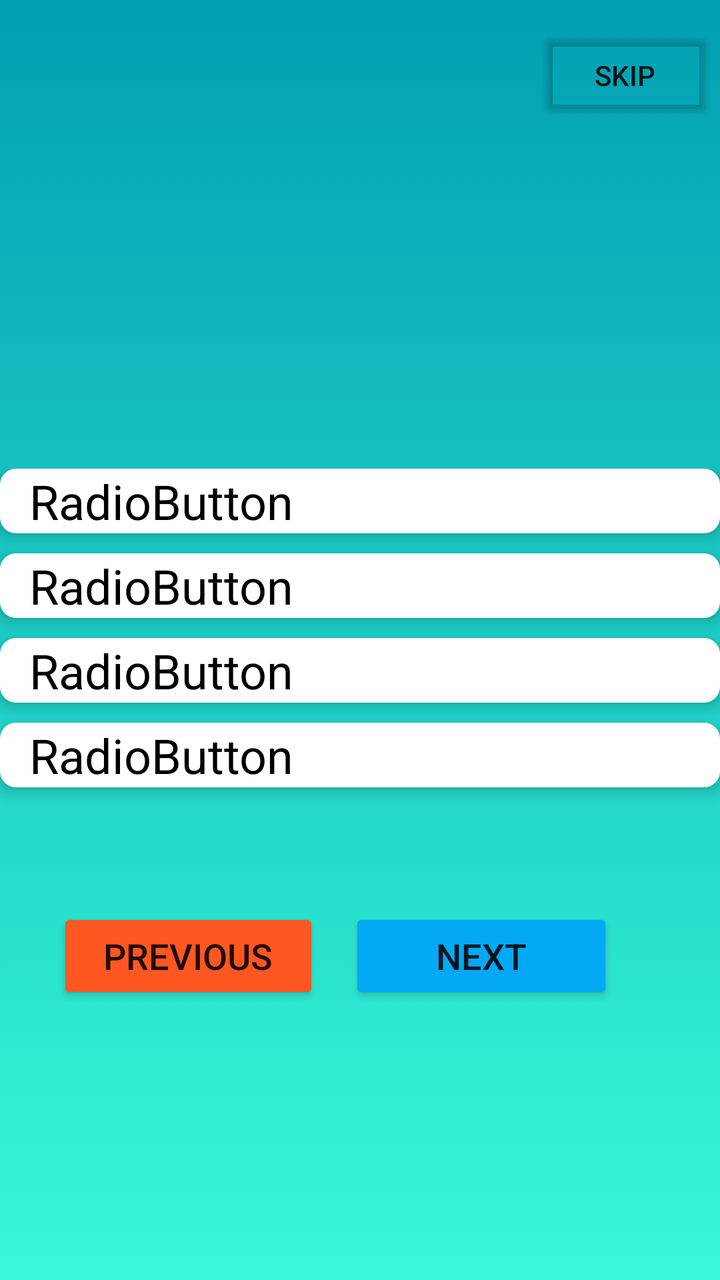
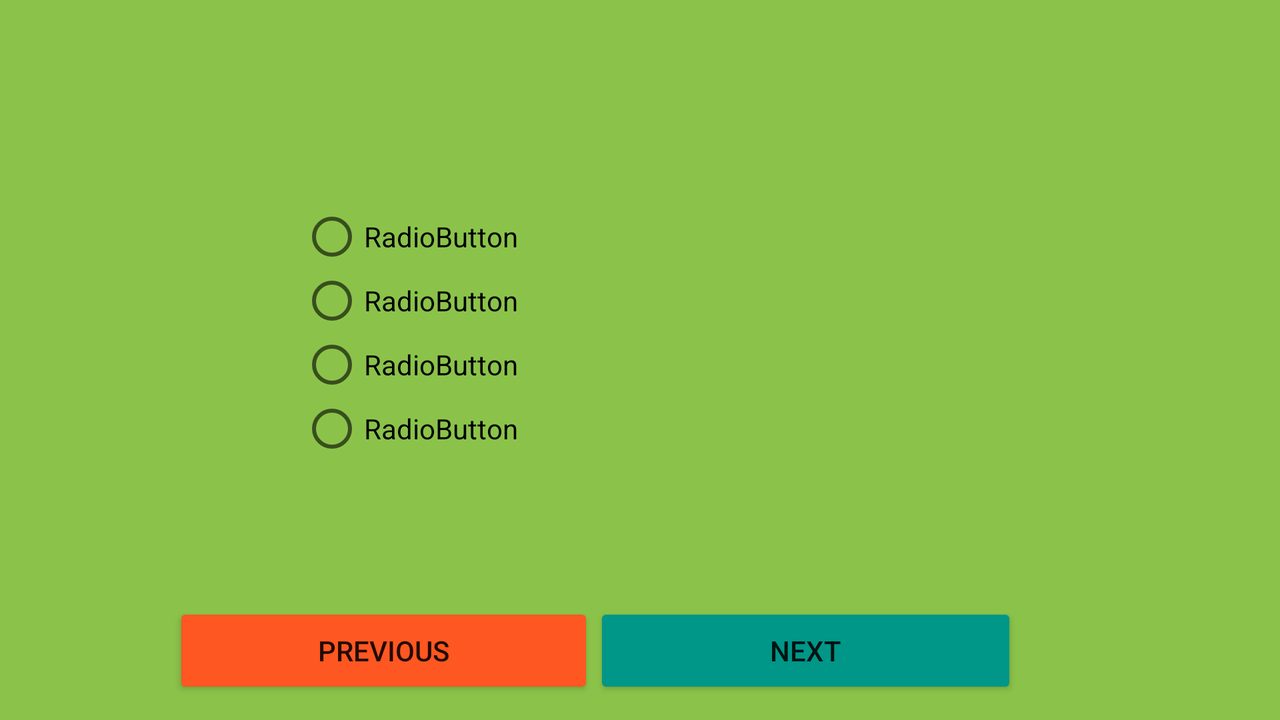

Two renders of one Android screen. The first uses the default layout on a phone; the second uses the alternative layout the repository ships for a different screen configuration, on a matching device. The two XML files are below.
<!-- AndroidManifest.xml: application theme Theme.Mood_detector -->
<!-- res/layout/activity_quiz.xml -->
<?xml version="1.0" encoding="utf-8"?>
<androidx.constraintlayout.widget.ConstraintLayout xmlns:android="http://schemas.android.com/apk/res/android"
    xmlns:app="http://schemas.android.com/apk/res-auto"
    xmlns:tools="http://schemas.android.com/tools"
    android:layout_width="match_parent"
    android:layout_height="match_parent"
    android:background="@drawable/gradent_bg2"
    tools:context=".SecondActivity">

    <Button
        android:id="@+id/skip_btn"
        android:layout_width="wrap_content"
        android:layout_height="wrap_content"
        android:text="skip"
        android:backgroundTint="@android:color/transparent"
        app:layout_constraintBottom_toBottomOf="parent"
        app:layout_constraintEnd_toEndOf="parent"
        app:layout_constraintHorizontal_bias="0.987"
        app:layout_constraintStart_toStartOf="parent"
        app:layout_constraintTop_toTopOf="parent"
        app:layout_constraintVertical_bias="0.023" />

    <LinearLayout
        android:id="@+id/linearLayout2"
        android:layout_width="360dp"
        android:layout_height="361dp"
        android:orientation="vertical"
        app:layout_constraintBottom_toBottomOf="parent"
        app:layout_constraintEnd_toEndOf="parent"
        app:layout_constraintHorizontal_bias="0.44"
        app:layout_constraintStart_toStartOf="parent"
        app:layout_constraintTop_toTopOf="parent"
        app:layout_constraintVertical_bias="0.37">


        <TextView
            android:id="@+id/tv_activity_quiz_question"
            android:layout_width="match_parent"
            android:layout_height="116dp"
            android:layout_marginBottom="15sp"
            android:textColor="#FFFFFF"
            android:textSize="30sp"
            android:textStyle="bold" />

        <RadioGroup
            android:id="@+id/rg_activity_main_option"
            android:layout_width="match_parent"
            android:layout_height="match_parent">

            <RadioButton
                android:id="@+id/rb_activity_quiz_opt1"
                android:layout_width="match_parent"
                android:layout_height="wrap_content"
                android:layout_marginBottom="10sp"
                android:background="@drawable/radio_selector"
                android:button="@android:color/transparent"
                android:elevation="4dp"
                android:paddingLeft="15sp"
                android:text="RadioButton"
                android:textColor="@drawable/text_color"
                android:textColorHighlight="#FFFFFF"
                android:textColorLink="#000000"
                android:textCursorDrawable="@color/black"
                android:textSize="24sp" />

            <RadioButton
                android:id="@+id/rb_activity_quiz_opt2"
                android:layout_width="match_parent"
                android:layout_height="wrap_content"
                android:layout_marginBottom="10sp"
                android:background="@drawable/radio_selector"
                android:button="@android:color/transparent"
                android:elevation="4dp"
                android:paddingLeft="15sp"
                android:text="RadioButton"
                android:textColor="@drawable/text_color"
                android:textColorHighlight="#FFFFFF"
                android:textColorLink="#000000"
                android:textCursorDrawable="@color/black"
                android:textSize="24sp" />

            <RadioButton
                android:id="@+id/rb_activity_quiz_opt3"
                android:layout_width="match_parent"
                android:layout_height="wrap_content"
                android:layout_marginBottom="10sp"
                android:background="@drawable/radio_selector"
                android:button="@android:color/transparent"
                android:elevation="4dp"
                android:paddingLeft="15sp"
                android:text="RadioButton"
                android:textColor="@drawable/text_color"
                android:textColorHighlight="#FFFFFF"
                android:textColorLink="#000000"
                android:textCursorDrawable="@color/black"
                android:textSize="24sp" />

            <RadioButton
                android:id="@+id/rb_activity_quiz_opt4"
                android:layout_width="match_parent"
                android:layout_height="wrap_content"
                android:layout_marginBottom="10sp"
                android:background="@drawable/radio_selector"
                android:button="@android:color/transparent"
                android:elevation="4dp"
                android:paddingLeft="15sp"
                android:text="RadioButton"
                android:textColor="@drawable/text_color"
                android:textColorHighlight="#FFFFFF"
                android:textColorLink="#000000"
                android:textCursorDrawable="@color/black"
                android:textSize="24sp" />

        </RadioGroup>
    </LinearLayout>

    <LinearLayout
        android:id="@+id/linearLayout3"
        android:layout_width="278dp"
        android:layout_height="60dp"
        android:layout_marginStart="8dp"
        android:layout_marginLeft="8dp"
        android:layout_marginTop="157dp"
        android:layout_marginEnd="46dp"
        android:layout_marginRight="46dp"
        android:orientation="horizontal"
        app:layout_constraintBottom_toBottomOf="parent"
        app:layout_constraintEnd_toEndOf="parent"
        app:layout_constraintHorizontal_bias="0.734"
        app:layout_constraintStart_toStartOf="parent"
        app:layout_constraintTop_toTopOf="parent"
        app:layout_constraintVertical_bias="0.702">

        <Button
            android:id="@+id/btn_activity_quiz_previous"
            android:layout_width="4dp"
            android:layout_height="wrap_content"
            android:layout_marginEnd="15sp"
            android:layout_marginRight="15sp"
            android:layout_weight="1"
            android:text="@string/btn_previous"
            android:textSize="18sp"
            app:backgroundTint="#FF5722" />

        <Button
            android:id="@+id/btn_activity_quiz_next"
            android:layout_width="5dp"
            android:layout_height="wrap_content"
            android:layout_weight="1"
            android:text="@string/btn_next"
            android:textSize="18sp"
            app:backgroundTint="#03A9F4" />
    </LinearLayout>



</androidx.constraintlayout.widget.ConstraintLayout>
<!-- resources referenced by this layout -->
<resources>
  <color name="black">#FF000000</color>
  <!-- drawable gradent_bg2 (drawable-v24) -->
  <?xml version="1.0" encoding="utf-8"?>
  <selector xmlns:android="http://schemas.android.com/apk/res/android">
      <item>
          <shape>
              <gradient android:angle="90"
                  android:startColor="#38f9d7"
                  android:endColor="#029FB3"
                  android:type="linear"/>
          </shape>
      </item>
  </selector>
  <!-- drawable radio_selector (drawable) -->
  <?xml version="1.0" encoding="utf-8"?>
  <selector xmlns:android="http://schemas.android.com/apk/res/android">
  
      <item android:state_checked="true"
          android:drawable="@drawable/radius_selected"/>
  
      <item android:state_checked="false"
          android:drawable="@drawable/radio_normal"/>
  </selector>
  <!-- drawable text_color (drawable) -->
  <?xml version="1.0" encoding="utf-8"?>
  <selector xmlns:android="http://schemas.android.com/apk/res/android">
      <item android:state_checked="true"
          android:color="@android:color/white"/>
  
      <item android:state_checked="false"
          android:color="#000000"/>
  </selector>
  <string name="btn_next">Next</string>
  <string name="btn_previous">Previous</string>
  <style name="Theme.Mood_detector" parent="Theme.AppCompat.DayNight.NoActionBar">
          
          <item name="colorPrimary">@color/black</item>
          <item name="colorPrimaryVariant">@color/black</item>
          <item name="colorOnPrimary">@color/white</item>
          
          <item name="colorSecondary">@color/teal_200</item>
          <item name="colorSecondaryVariant">@color/teal_700</item>
          <item name="colorOnSecondary">@color/black</item>
          
          <item name="android:statusBarColor" tools:targetApi="l">@color/black</item>
          
  
      </style>
  <!-- drawable radius_selected (drawable) -->
  <?xml version="1.0" encoding="utf-8"?>
  <shape android:shape="rectangle" xmlns:android="http://schemas.android.com/apk/res/android">
   <solid android:color="#FF0059"/>
      <corners android:radius="8dp"/>
  
  </shape>
  <!-- drawable radio_normal (drawable) -->
  <?xml version="1.0" encoding="utf-8"?>
  <shape xmlns:android="http://schemas.android.com/apk/res/android">
      <solid android:color="@android:color/white"/>
          <corners android:radius="8dp"/>
  </shape>
  <color name="white">#FFFFFFFF</color>
  <color name="teal_200">#FF03DAC5</color>
  <color name="teal_700">#FF018786</color>
</resources>
<!-- res/layout-land/activity_quiz.xml (the author's variant of the layout above) -->
<!-- drawn on the phone turned sideways -->
<?xml version="1.0" encoding="utf-8"?>
<androidx.constraintlayout.widget.ConstraintLayout xmlns:android="http://schemas.android.com/apk/res/android"
    xmlns:app="http://schemas.android.com/apk/res-auto"
    xmlns:tools="http://schemas.android.com/tools"
    android:layout_width="match_parent"
    android:layout_height="match_parent"
    android:background="#8BC34A"
    tools:context=".SecondActivity">

    <LinearLayout
        android:id="@+id/linearLayout2"
        android:layout_width="299dp"
        android:layout_height="232dp"
        android:orientation="vertical"
        app:layout_constraintBottom_toBottomOf="parent"
        app:layout_constraintEnd_toEndOf="parent"
        app:layout_constraintHorizontal_bias="0.44"
        app:layout_constraintStart_toStartOf="parent"
        app:layout_constraintTop_toTopOf="parent"
        app:layout_constraintVertical_bias="0.37">

        <TextView
            android:id="@+id/tv_activity_quiz_question"
            android:layout_width="match_parent"
            android:layout_height="55dp"
            android:textStyle="bold" />

        <RadioGroup
            android:id="@+id/rg_activity_main_option"
            android:layout_width="match_parent"
            android:layout_height="match_parent">

            <RadioButton
                android:id="@+id/rb_activity_quiz_opt1"
                android:layout_width="match_parent"
                android:layout_height="wrap_content"
                android:text="RadioButton" />

            <RadioButton
                android:id="@+id/rb_activity_quiz_opt2"
                android:layout_width="match_parent"
                android:layout_height="wrap_content"
                android:text="RadioButton" />

            <RadioButton
                android:id="@+id/rb_activity_quiz_opt3"
                android:layout_width="match_parent"
                android:layout_height="wrap_content"
                android:text="RadioButton" />

            <RadioButton
                android:id="@+id/rb_activity_quiz_opt4"
                android:layout_width="match_parent"
                android:layout_height="wrap_content"
                android:text="RadioButton" />

        </RadioGroup>
    </LinearLayout>

    <LinearLayout
        android:id="@+id/linearLayout3"
        android:layout_width="422dp"
        android:layout_height="51dp"
        android:layout_marginStart="8dp"
        android:layout_marginLeft="8dp"
        android:layout_marginTop="157dp"
        android:layout_marginEnd="46dp"
        android:layout_marginRight="46dp"
        android:orientation="horizontal"
        app:layout_constraintBottom_toBottomOf="parent"
        app:layout_constraintEnd_toEndOf="parent"
        app:layout_constraintHorizontal_bias="0.48"
        app:layout_constraintStart_toStartOf="parent"
        app:layout_constraintTop_toTopOf="parent"
        app:layout_constraintVertical_bias="0.95">

        <Button
            android:id="@+id/btn_activity_quiz_previous"
            android:layout_width="4dp"
            android:layout_height="wrap_content"
            android:layout_weight="1"
            android:text="@string/btn_previous"
            app:backgroundTint="#FF5722" />

        <Button
            android:id="@+id/btn_activity_quiz_next"
            android:layout_width="5dp"
            android:layout_height="wrap_content"
            android:layout_weight="1"
            android:text="@string/btn_next"
            app:backgroundTint="#009688" />
    </LinearLayout>

</androidx.constraintlayout.widget.ConstraintLayout>
<!-- resources referenced by the variant -->
<!-- as the phone turned sideways resolves them -->
<resources>
  <string name="btn_next">Next</string>
  <string name="btn_previous">Previous</string>
  <style name="Theme.Mood_detector" parent="Theme.AppCompat.DayNight.NoActionBar">
          
          <item name="colorPrimary">@color/black</item>
          <item name="colorPrimaryVariant">@color/black</item>
          <item name="colorOnPrimary">@color/white</item>
          
          <item name="colorSecondary">@color/teal_200</item>
          <item name="colorSecondaryVariant">@color/teal_700</item>
          <item name="colorOnSecondary">@color/black</item>
          
          <item name="android:statusBarColor" tools:targetApi="l">@color/black</item>
          
  
      </style>
  <color name="black">#FF000000</color>
  <color name="white">#FFFFFFFF</color>
  <color name="teal_200">#FF03DAC5</color>
  <color name="teal_700">#FF018786</color>
</resources>
